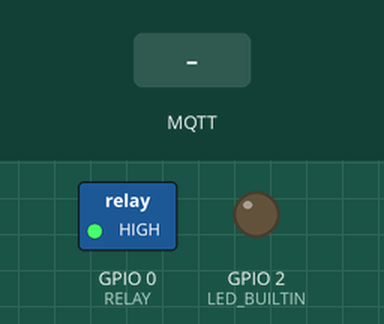
A sketch run on a simulated ESP8266 (NodeMCU). On the bench: switched loads named in the sketch (green lamp = pin HIGH), output pins drawn as LEDs (lit = HIGH, except the on-board LED, lit = LOW). The inputs (shaded band) are chosen by the test bench. WiFi joins after 1.5 s; servers stay silent unless stated; no MQTT or app messages arrive unless stated.

Above: at 2.7 s.
2.8 s: MQTT message "open" arrives on the first subscribed topic
At 3.3 s:
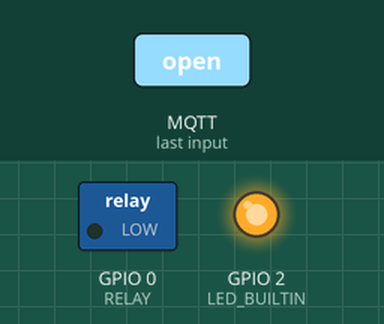
Timing chart, 0 to 7.3 s (numbered marks = the images above; inputs shaded):
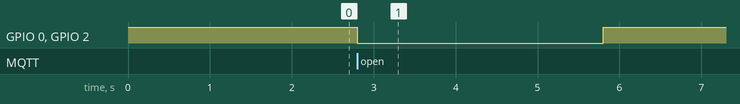

Measured:
- after the input at 2.8 s, GPIO 0 (RELAY), GPIO 2 (LED_BUILTIN): HIGH → LOW at once, → HIGH 3.0 s later

The sketch:

mqtt_relay.ino
```cpp
#include <ESP8266WiFi.h>
#include <PubSubClient.h>

const int RELAY = 0;

const char* ssid = "YOUR SSID";
const char* password = "YOUR PASSWORD";

const char* mqtt_server = "YOUR SERVER";
const char* mqtt_user = "YOUR USER";
const char* mqtt_password = "YOUR PASSWORD";

char in_message[100];

WiFiClient espClient;
PubSubClient client(espClient);

bool opened = false;
int openingTime = 0;
int openTime = 3000;

void callback(char* topic, byte* payload, unsigned int length) {
  int i=0;
  for (i;i<length;i++) {
    in_message[i]=char(payload[i]);
  }
  in_message[i]='\0';
}

void setup() {
  pinMode(RELAY, OUTPUT);
  pinMode(LED_BUILTIN, OUTPUT);
  digitalWrite(RELAY, HIGH);
  digitalWrite(LED_BUILTIN, HIGH);

  WiFi.begin(ssid, password);

  while(WiFi.status() != WL_CONNECTED)
  {
    delay(500);
  }

  client.setServer(mqtt_server, 1883);
  client.setCallback(callback);
}

void loop()
{
  if(!client.connected())
  {
    reconnect();
  }
  if(strcmp(in_message, "open") == 0)
  {
    memset(&in_message[0], 0, sizeof(in_message));
    digitalWrite(LED_BUILTIN, LOW);
    digitalWrite(RELAY, LOW);
    openingTime = millis();
    opened = true;
  }

  if(opened)
  {
    if(millis() - openingTime >= openTime)
    {
      digitalWrite(LED_BUILTIN, HIGH);
      digitalWrite(RELAY, HIGH);
      opened=false;
    }
  }
  client.loop();
}

void reconnect()
{
  if(client.connect("ESP8266-Relay", mqtt_user, mqtt_password, "/home/door",1,true,"offline"))
  {
    client.subscribe("/home/door");
  }
}
```
